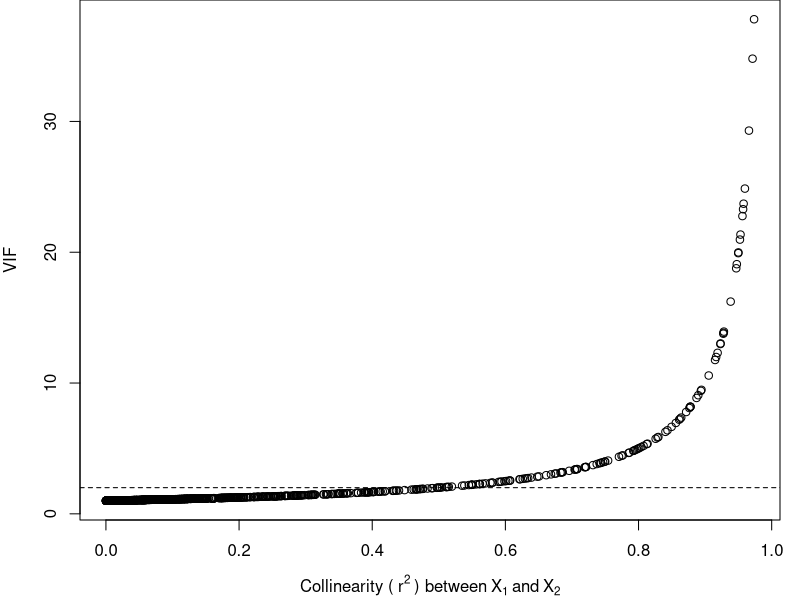
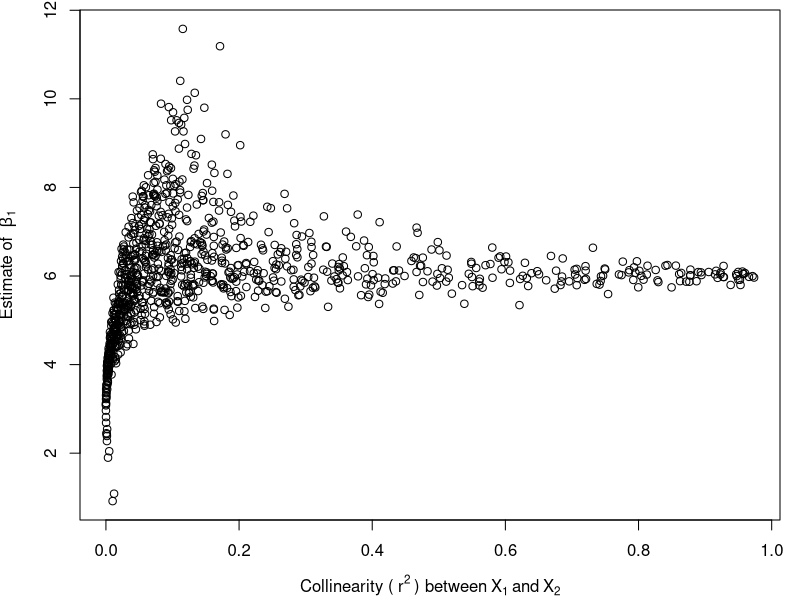
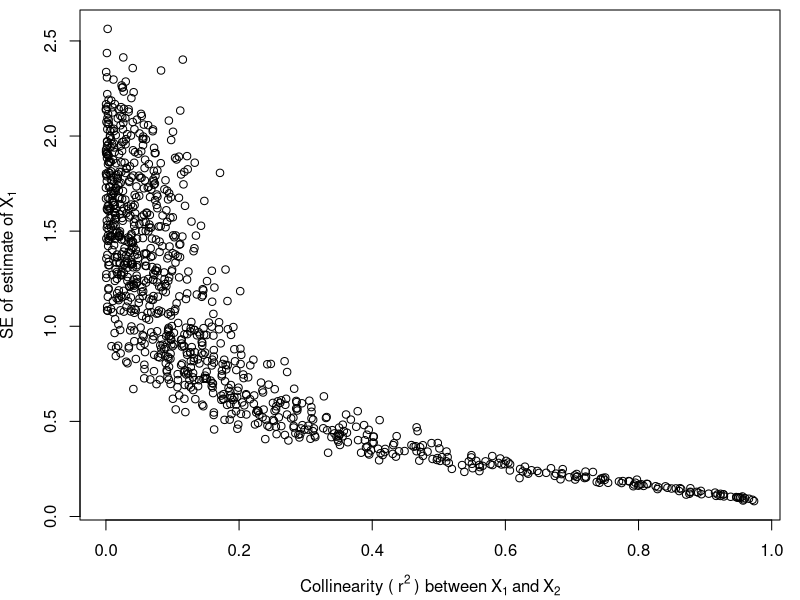
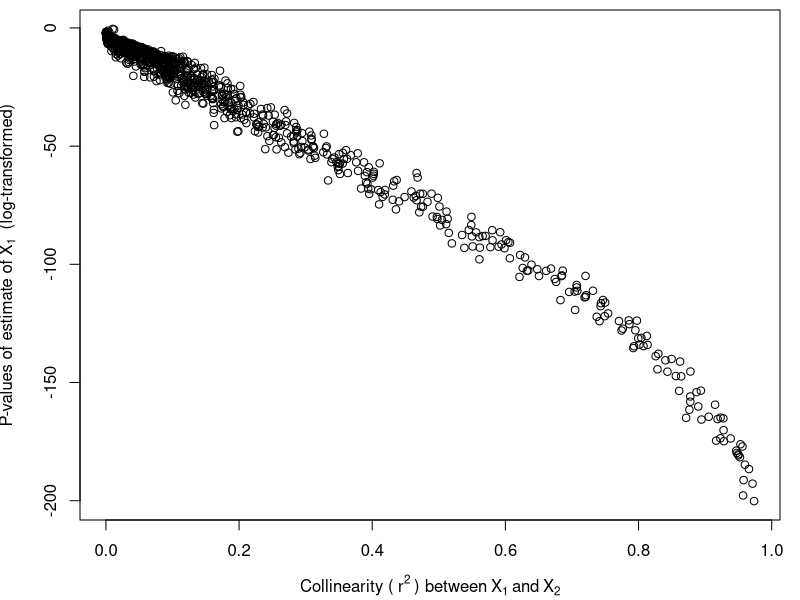
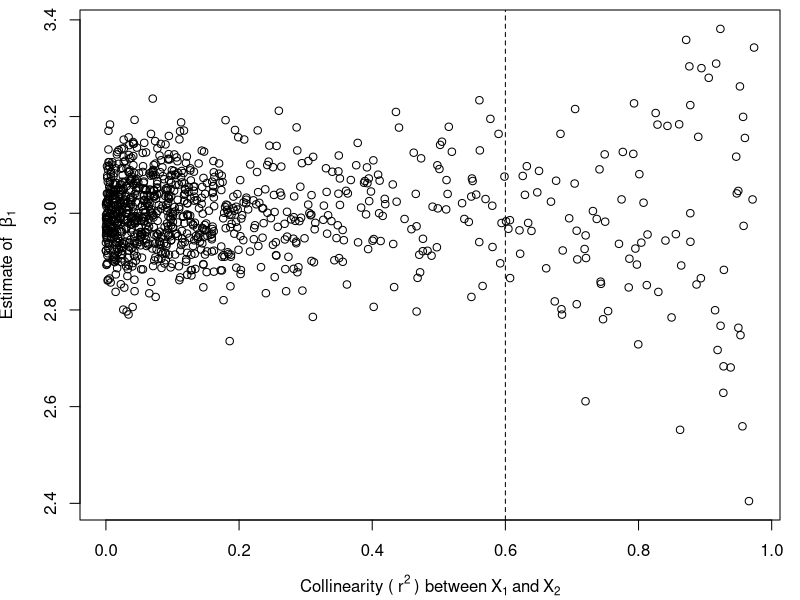
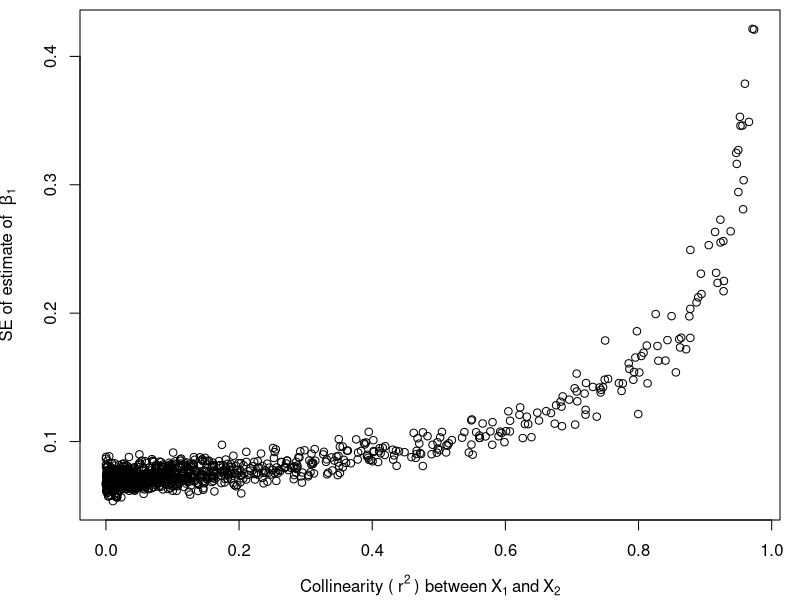
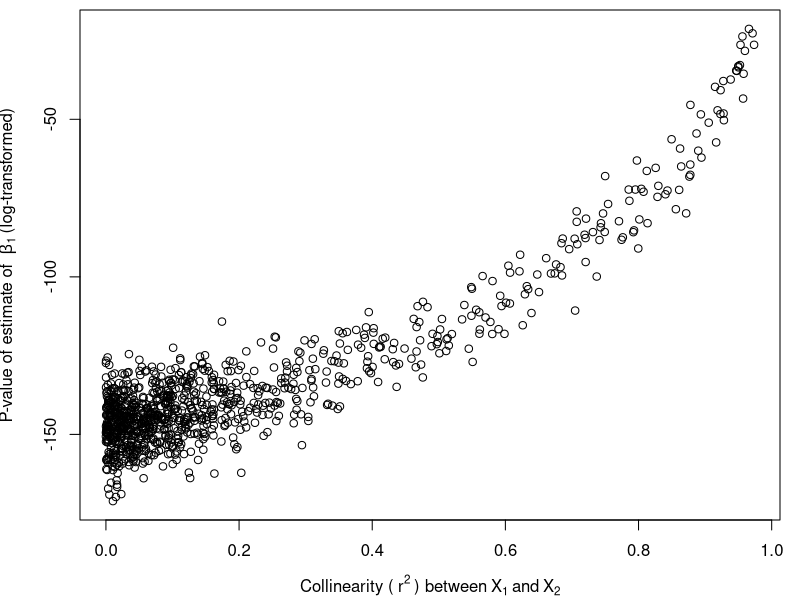

Write the R code that produced these figures, in order.
## ---- chunk 1
knitr::opts_chunk$set(echo = FALSE)
## ---- chunk 2
# Set the seed for reproducibility & set graphing parameter
set.seed(123); par(mar=c(4,4,0,0))

# Number of simulations
s <- 1000

# Empty vectors to save results from each simulation
simple_beta1 <- numeric(s)
simple_se1 <- numeric(s)
simple_p1 <- numeric(s)
multi_beta1 <- numeric(s)
multi_se1 <- numeric(s)
multi_p1 <- numeric(s)
r2 <- numeric(s)
vif <- numeric(s)

# x2 = x1 + error(0, z), where
# z can range from 0.5 (highly correlated to x1) to 20 (not correlated at ~all)
z_values <- seq(0.5, 20, length.out = s)

# Loop through each simulation replicate to measure everything
for (i in 1:s){
  
  # Number of datapoints per simulation
  n <- 100

  # x1
  x1 <- runif(n, 0, 10) # Random, uniform variable; only simulated once

  # error for y; only simulated once
  error <- rnorm(n, 0, 2)
  
  # X2 for each simulation
  x2 <- x1 + rnorm(n, 0, z_values[i])
  
  # Y for each
  y <- 10 + 3 * x1 + 3 * x2 + error

  # Simple model
  results1 <- lm(y ~ x1)
  simple_beta1[i] <- summary(results1)$coefficients[2,1]
  simple_se1[i] <- summary(results1)$coefficients[2,2]
  simple_p1[i] <- summary(results1)$coefficients[2,4]

  # Multi-variable model
  results2 <- lm(y ~ x1 + x2)
  multi_beta1[i] <- summary(results2)$coefficients[2,1]
  multi_se1[i] <- summary(results2)$coefficients[2,2]
  multi_p1[i] <- summary(results2)$coefficients[2,4]

  # R^2 between X-variables
  model_x12 <- lm(x2 ~ x1)
  r2[i] <- summary(model_x12)$r.squared
  
  # VIF for multi-variable model
  vif[i] <- car::vif(results2)["x1"]
}

## ---- chunk 3
# Set the seed for reproducibility & set graphing parameter
set.seed(123); par(mar=c(4,4,0,1))

# Plotting VIF against collinearity values
plot(r2, vif, xlab = expression("Collinearity ("~ r^2 ~") between" ~ X[1] ~ "and" ~ X[2]), ylab = "VIF")

# Add horizontal line for when VIF = 2
abline(h = 2, lty = 2)

## ---- chunk 4
# Set the seed for reproducibility & set graphing parameter
set.seed(123); par(mar=c(4,4,0.5,1))

# Plot beta1 estimate by collinearity values from the simple model
plot(r2, simple_beta1, xlab = expression("Collinearity ("~ r^2 ~") between" ~ X[1] ~ "and" ~ X[2]), ylab = expression("Estimate of " ~ beta[1]))

## ---- chunk 5
# Set the seed for reproducibility & set graphing parameter
set.seed(123); par(mar=c(4,4,0.5,1))

# Plot SE estimate by collinearity values from the simple model
plot(r2, simple_se1,
     xlab = expression("Collinearity ("~ r^2 ~") between" ~ X[1] ~ "and" ~ X[2]),
    ylab = expression("SE of estimate of" ~ X[1]))

## ---- chunk 6
# Set the seed for reproducibility & set graphing parameter
set.seed(123); par(mar=c(4,4,0.5,1))

# Plot p-values by collinearity values from the simple model
plot(r2, log(simple_p1),
     xlab = expression("Collinearity ("~ r^2 ~") between" ~ X[1] ~ "and" ~ X[2]),
     ylab = expression("P-values of estimate of" ~ X[1] ~ " (log-transformed)"))

## ---- chunk 7
# Set the seed for reproducibility & set graphing parameter
set.seed(123); par(mar=c(4,4,0.5,1))

# Plot beta1 estimate by collinearity values from the multi-variable model
plot(r2, multi_beta1, xlab = expression("Collinearity ("~ r^2 ~") between" ~ X[1] ~ "and" ~ X[2]), ylab = expression("Estimate of " ~ beta[1]))

# Add a horizontal line for when r^2 = 0.6
abline(v = 0.6, lty=2)

## ---- chunk 8
# Set the seed for reproducibility & set graphing parameter
set.seed(123); par(mar=c(4,4,0.5,1))

# Plot beta1 estimate by collinearity values from the multi-variable model
plot(r2, multi_se1, xlab = expression("Collinearity ("~ r^2 ~") between" ~ X[1] ~ "and" ~ X[2]), ylab = expression("SE of estimate of " ~ beta[1]))

## ---- chunk 9
# Set the seed for reproducibility & set graphing parameter
set.seed(123); par(mar=c(4,4,0.5,1))

# Plot beta1 estimate by collinearity values from the multi-variable model
plot(r2, log(multi_p1), xlab = expression("Collinearity ("~ r^2 ~") between" ~ X[1] ~ "and" ~ X[2]), ylab = expression("P-value of estimate of " ~ beta[1] ~ "(log-transformed)"))

